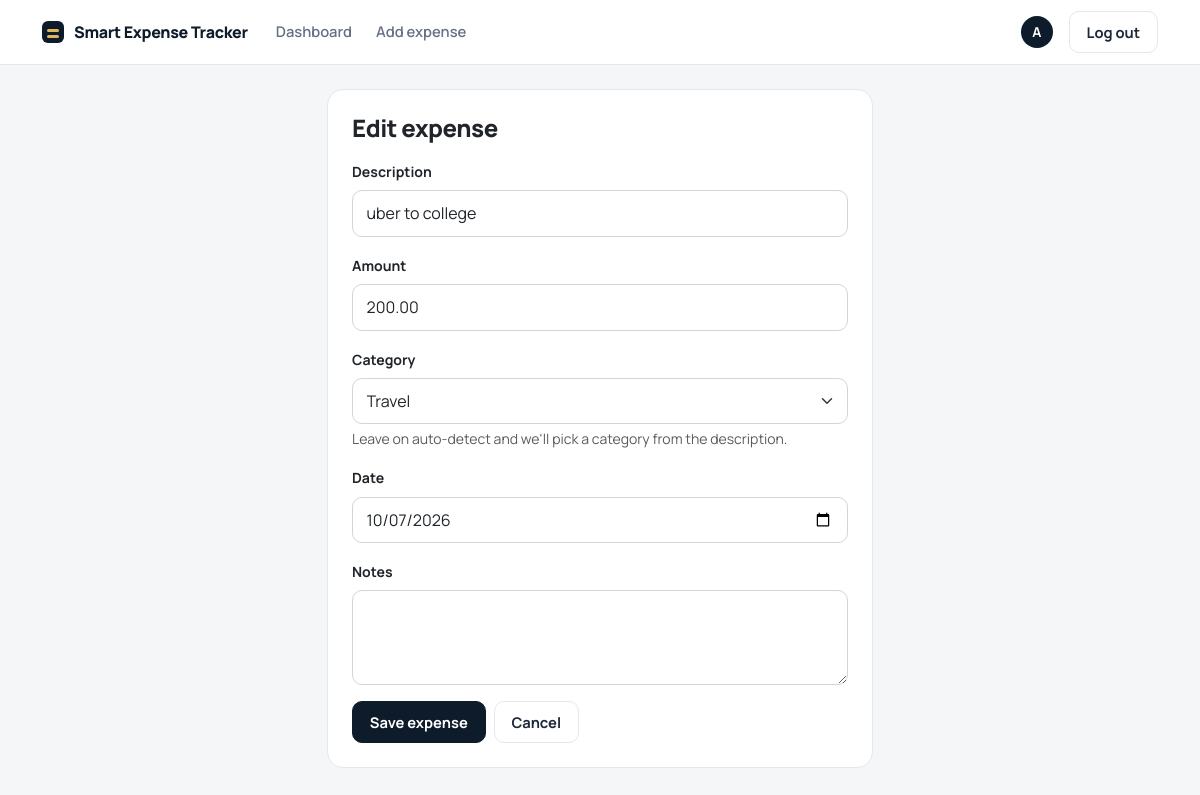
The app's page /edit/1/ (signed in) with its own data.
### expenses/models.py (models this page shows, shortened)
class Expense(models.Model):
    user = models.ForeignKey(
        settings.AUTH_USER_MODEL, on_delete=models.CASCADE, related_name="expenses"
    )
    description = models.CharField(max_length=200)
    amount = models.DecimalField(
        max_digits=10, decimal_places=2, validators=[MinValueValidator(Decimal("0.01"))]
    )
    category = models.CharField(max_length=20, choices=CATEGORY_CHOICES, default="Other")
    date = models.DateField(default=timezone.localdate)
    notes = models.TextField(blank=True)
    created_at = models.DateTimeField(auto_now_add=True)
    class Meta:
        ordering = ["-date", "-created_at"]

### expenses/views.py (the view)
# urls.py: path("edit/<int:pk>/", views.edit_expense, name="edit_expense"),
@login_required
def edit_expense(request, pk):
    expense = get_object_or_404(Expense, pk=pk, user=request.user)
    form = ExpenseForm(request.POST or None, instance=expense)  # pre-fills original data
    if request.method == "POST" and form.is_valid():
        form.save()
        messages.success(request, "Expense updated.")
        return redirect("dashboard")
    return render(request, "expenses/expense_form.html", {"form": form, "title": "Edit expense"})

### expenses/forms.py (shortened to what this page needs)
class ExpenseForm(forms.ModelForm):
    category = forms.ChoiceField(
        choices=[("", "Auto-detect (smart)")] + CATEGORY_CHOICES, required=False
    )
    class Meta:
        model = Expense
        fields = ["description", "amount", "category", "date", "notes"]
        widgets = {
            "date": forms.DateInput(attrs={"type": "date"}, format="%Y-%m-%d"),
            "notes": forms.Textarea(attrs={"rows": 3}),
        }
    def __init__(self, *args, **kwargs):
        super().__init__(*args, **kwargs)
        for name, field in self.fields.items():
            css = "form-select" if name == "category" else "form-control"
            field.widget.attrs["class"] = css
        self.fields["description"].widget.attrs["placeholder"] = "e.g. Uber to office"
        self.fields["amount"].widget.attrs["step"] = "0.01"

### templates/expenses/expense_form.html (shortened to what this page needs)
{% extends "base.html" %}
{% block content %}
<div class="row justify-content-center">
  <div class="col-md-7 col-lg-6">
    <div class="card shadow-sm"><div class="card-body p-4">
      <h4 class="mb-3">{{ title }}</h4>
      <form method="post" novalidate>
        {% for field in form %}
          <div class="mb-3">
            <label class="form-label" for="{{ field.id_for_label }}">{{ field.label }}</label>
            {{ field }}
            {% if field.name == "category" %}<div class="form-text" id="predict-hint">Leave on auto-detect and we'll pick a category from the description.</div>{% endif %}
          </div>
        {% endfor %}
        <div class="d-flex gap-2">
          <button class="btn btn-primary">Save expense</button>
          <a class="btn btn-outline-secondary" href="{% url 'dashboard' %}">Cancel</a>
        </div>
      </form>
    </div></div>
  </div>
</div>
{% endblock %}

### templates/base.html (shortened to what this page needs)
{% load static %}<!doctype html>
<html lang="en">
<head>
  <link href="https://cdn.jsdelivr.net/npm/bootstrap@5.3.3/dist/css/bootstrap.min.css" rel="stylesheet">
  <link href="{% static 'expenses/app.css' %}" rel="stylesheet">
</head>
<body>
<header class="topbar mb-4">
  <div class="container wrap">
    <a class="brand" href="{% url 'dashboard' %}"><i></i>Smart Expense Tracker</a>
    {% if user.is_authenticated %}
    <nav class="d-flex gap-4 me-auto">
      <a class="toplink {% if request.resolver_match.url_name == 'dashboard' %}active{% endif %}" href="{% url 'dashboard' %}">Dashboard</a>
      <a class="toplink {% if request.resolver_match.url_name == 'add_expense' %}active{% endif %}" href="{% url 'add_expense' %}">Add expense</a>
    </nav>
    <div class="d-flex align-items-center gap-3">
      <span class="avatar" title="{{ user.username }}">{{ user.username|slice:":1"|upper }}</span>
      <form method="post" action="{% url 'logout' %}" class="m-0">{% csrf_token %}
        <button class="btn btn-outline-secondary btn-sm">Log out</button></form>
    </div>
    {% else %}
    <div class="ms-auto d-flex gap-2">
      <a class="btn btn-outline-secondary btn-sm" href="{% url 'login' %}">Log in</a>
      <a class="btn btn-primary btn-sm" href="{% url 'signup' %}">Create account</a>
    </div>
    {% endif %}
  </div>
</header>
<main class="container pb-5">
  {% block content %}{% endblock %}
</main>
</body>
</html>

### expenses/static/expenses/app.css (style rules this page uses)
:root { --ink:#0D1B2A; --ink-2:#16283B; --paper:#F5F6F8; --surface:#fff; --line:#E4E7EC; --text:#1D2939; --muted:#667085; --brand:#3B4BDB; --gold:#E3B55B; }
body { font-family:"Manrope",system-ui,sans-serif;background:var(--paper);color:var(--text);font-feature-settings:"tnum";-webkit-font-smoothing:antialiased }
a { color:var(--brand) }
.topbar { background:var(--surface);border-bottom:1px solid var(--line) }
.topbar .wrap { display:flex;align-items:center;gap:28px;height:64px }
.brand { display:flex;align-items:center;gap:10px;font-weight:800;letter-spacing:-.02em;color:var(--ink);text-decoration:none }
.brand i { width:22px;height:22px;border-radius:6px;background:var(--ink);position:relative }
.brand i::after { content:"";position:absolute;left:5px;bottom:5px;width:12px;height:3px;background:var(--gold);border-radius:2px;box-shadow:0 -6px 0 -0px var(--gold) }
.toplink { color:var(--muted);text-decoration:none;font-weight:600;font-size:.92rem;padding:22px 0;border-bottom:2px solid transparent }
.avatar { width:32px;height:32px;border-radius:50%;background:var(--ink);color:#fff;display:grid;place-items:center;font-weight:700;font-size:.85rem }
.btn { font-weight:700;border-radius:10px;padding:.55rem 1.05rem;font-size:.92rem }
.btn-primary { background:var(--ink);border-color:var(--ink) }
.btn-outline-secondary,.btn-outline-primary,.btn-outline-danger { border-color:var(--line);color:var(--text) }
.card { border:1px solid var(--line);border-radius:16px;box-shadow:none!important;background:var(--surface) }
.card h4 { font-weight:800;letter-spacing:-.02em }
.form-control,.form-select { border-radius:10px;border-color:#D0D5DD;padding:.65rem .85rem }
.form-label { font-weight:700;font-size:.88rem }

### records on screen
Expense: form "uber to college" "200.00" "Travel" "10/07/2026"

### other values on screen
{{ user.username|slice:":1"|upper }} "A"
{{ title }} "Edit expense"
{{ field.label }} "Description" "Amount" "Category" "Date" "Notes"
